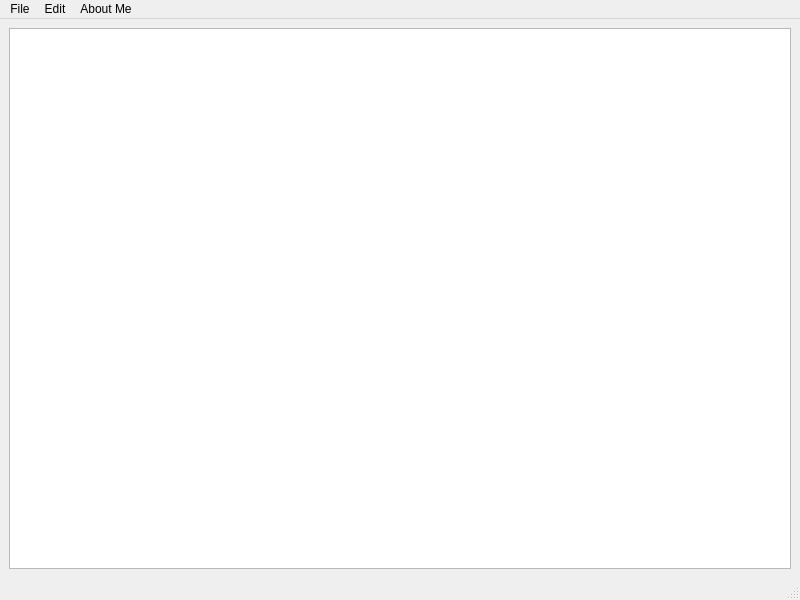
<?xml version="1.0" encoding="UTF-8"?>
<ui version="4.0">
 <class>MainWindow</class>
 <widget class="QMainWindow" name="MainWindow">
  <property name="geometry">
   <rect>
    <x>0</x>
    <y>0</y>
    <width>800</width>
    <height>600</height>
   </rect>
  </property>
  <property name="windowTitle">
   <string>MainWindow</string>
  </property>
  <widget class="QWidget" name="centralwidget">
   <layout class="QHBoxLayout" name="horizontalLayout">
    <item>
     <widget class="QTextEdit" name="textEdit"/>
    </item>
   </layout>
  </widget>
  <widget class="QMenuBar" name="menubar">
   <property name="geometry">
    <rect>
     <x>0</x>
     <y>0</y>
     <width>800</width>
     <height>32</height>
    </rect>
   </property>
   <widget class="QMenu" name="menuFile">
    <property name="title">
     <string>File</string>
    </property>
    <addaction name="actionNew"/>
    <addaction name="actionOpen"/>
    <addaction name="actionSave"/>
    <addaction name="actionSave_As"/>
   </widget>
   <widget class="QMenu" name="menuEdit">
    <property name="title">
     <string>Edit</string>
    </property>
    <addaction name="actionCut"/>
    <addaction name="actionCopy"/>
    <addaction name="actionPaste"/>
    <addaction name="actionBold"/>
    <addaction name="actionUnBold"/>
    <addaction name="actionSubscript"/>
    <addaction name="actionSuperscript"/>
    <addaction name="actionNormal"/>
    <addaction name="actionRedo"/>
    <addaction name="actionUndo"/>
   </widget>
   <widget class="QMenu" name="menuAbout_Me">
    <property name="title">
     <string>About Me</string>
    </property>
    <addaction name="actionResume"/>
   </widget>
   <addaction name="menuFile"/>
   <addaction name="menuEdit"/>
   <addaction name="menuAbout_Me"/>
  </widget>
  <widget class="QStatusBar" name="statusbar"/>
  <action name="actionResume">
   <property name="text">
    <string>Resume</string>
   </property>
  </action>
  <action name="actionNew">
   <property name="text">
    <string>New</string>
   </property>
  </action>
  <action name="actionOpen">
   <property name="text">
    <string>Open</string>
   </property>
  </action>
  <action name="actionSave">
   <property name="text">
    <string>Save</string>
   </property>
  </action>
  <action name="actionSave_As">
   <property name="text">
    <string>Save As</string>
   </property>
  </action>
  <action name="actionCut">
   <property name="text">
    <string>Cut</string>
   </property>
  </action>
  <action name="actionCopy">
   <property name="text">
    <string>Copy</string>
   </property>
  </action>
  <action name="actionPaste">
   <property name="text">
    <string>Paste</string>
   </property>
  </action>
  <action name="actionBold">
   <property name="text">
    <string>Bold</string>
   </property>
  </action>
  <action name="actionUnBold">
   <property name="text">
    <string>UnBold</string>
   </property>
  </action>
  <action name="actionSubscript">
   <property name="text">
    <string>Subscript</string>
   </property>
  </action>
  <action name="actionSuperscript">
   <property name="text">
    <string>Superscript</string>
   </property>
  </action>
  <action name="actionNormal">
   <property name="text">
    <string>Normal</string>
   </property>
  </action>
  <action name="actionRedo">
   <property name="text">
    <string>Redo</string>
   </property>
  </action>
  <action name="actionUndo">
   <property name="text">
    <string>Undo</string>
   </property>
  </action>
 </widget>
 <resources/>
 <connections/>
</ui>
